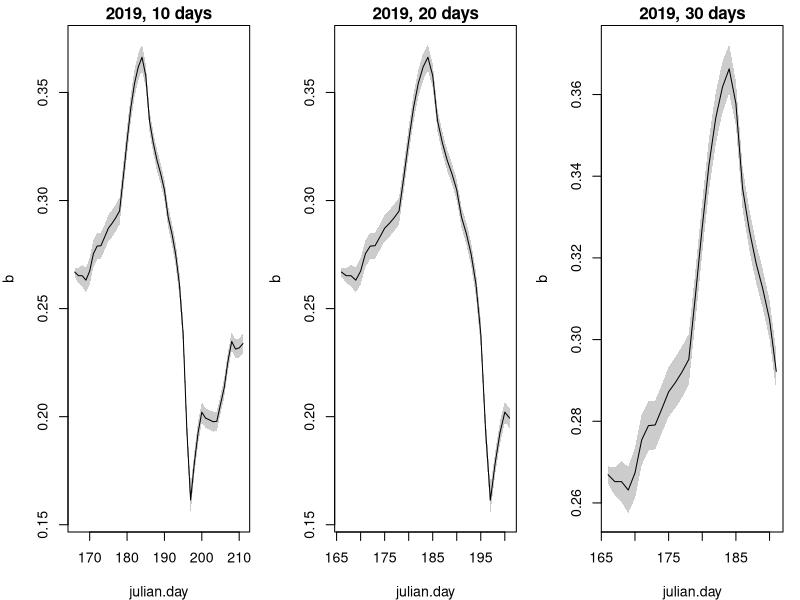

Generate this figure with R:
library(readxl)

#Set a start time to convert time stamp into minutes since start of the year#
start.time = as.POSIXct("2019-01-01", format="%Y-%m-%d", tz="UTC")

#Read 2019 Kuparuk discharge data#
Q.data.2019 = as.data.frame(read_excel("Kuparuk_Q_2019.xlsx"))
#Convert timestamp from text to time R recognize#
Q.data.2019$Date = as.POSIXct(Q.data.2019$Date, format="%Y-%m-%d %H:%M:%S")
#Convert timestamp to minutes since start of the year#
Q.data.2019$min.since = as.numeric(difftime(Q.data.2019$Date, start.time, units="mins"))

#Interpolation function for Q~time#
Q.fun.2019 = approxfun(x=Q.data.2019$min.since, y=Q.data.2019$Discharge_m3s)

#Read water chemistry data and processing time stamp#
chem.data = read.csv("Kuparuk_Chem_2017_2019.csv")
chem.data$DateTime = as.POSIXct(chem.data$DateTime, format="%Y-%m-%d %H:%M", tz="UTC")
chem.data$min.since = as.numeric(difftime(chem.data$DateTime, start.time, units="mins"))

#Selection 2019 data#
chem.2019 = with(chem.data, chem.data[min.since>0 & min.since<365*24*60 & DOC_mgL>0,])
#Calculate discharge at the time of water chemistry measurement#
chem.2019$Q = Q.fun.2019(chem.2019$min.since)
chem.2019 = with(chem.2019, chem.2019[!is.na(Q),])


#Change quartz() to windows() if run on Windows and x11() if run on Linux#
quartz(w=9.5,h=3.2)
par(mfrow=c(1,3), mar=c(4,4,1.5,1), cex=0.85)

#Size of the moving window in days#
window.size = c(10,20,30)

for(m in 1:length(window.size)){
	#number of windows#
	no.window = floor(with(chem.2019, (max(min.since)-min(min.since))/60/24)-window.size[m]+1)
	#Array to store C-Q slope and confidence interval#
	b = array()
	b.up = array()
	b.low = array()
	for(i in 1:no.window){
		#Select data within each window#
		data.temp = with(chem.2019, chem.2019[min.since>min(min.since)+(i-1)*24*60 & min.since<min(min.since)+(i+29)*24*60,])
		#Log(C)~Log(Q) regression#
		#Replace DOC_mgL with Nitrate_mgL for nitrate analysis#
		mod = lm(log(DOC_mgL)~log(Q), data=data.temp)
		b[i] = coef(mod)[2]
		b.up[i] = confint(mod)[2,1]
		b.low[i] = confint(mod)[2,2]
	}

	julian.day = seq(from=floor(min(chem.2019$min.since)/60/24), by=1, length.out=no.window)
	
	#Plot the slope of the C-Q regression#
	title = paste0("2019, ",as.character(window.size[m])," days")
	plot(b~julian.day, type="l", ylim=range(b.low, b.up), pch=19, main=title)
	#Using polyon to plot the confidence interval of the slope#
	polygon(x=c(julian.day,rev(julian.day)), y=c(b.up, rev(b.low)), col=rgb(0,0,0,0.2), border=NA)
}
